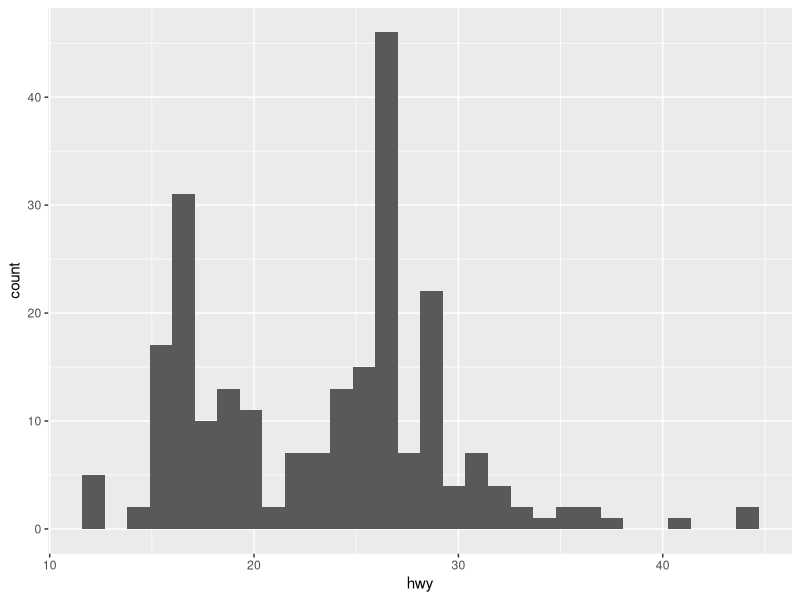
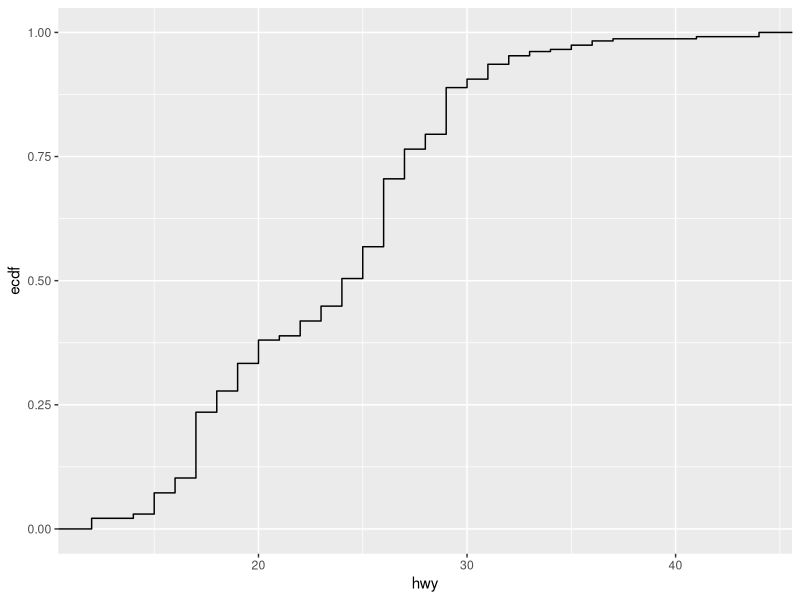
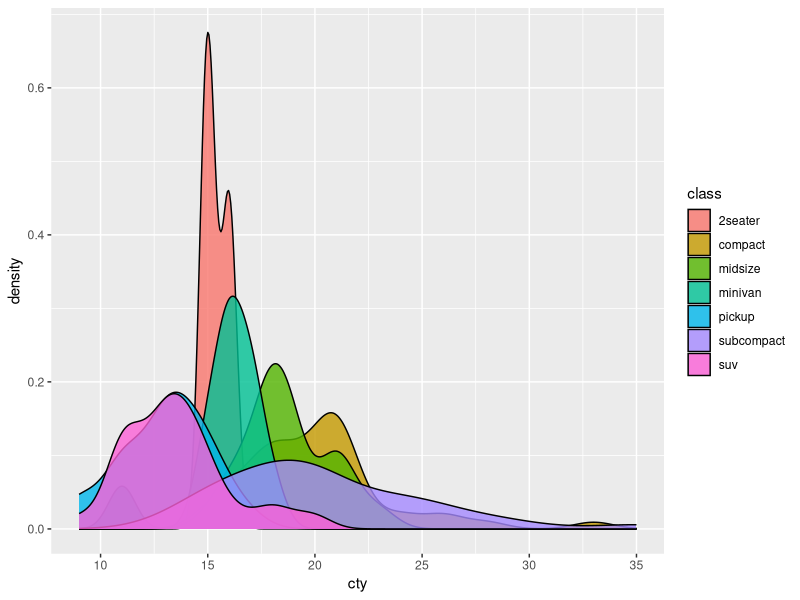
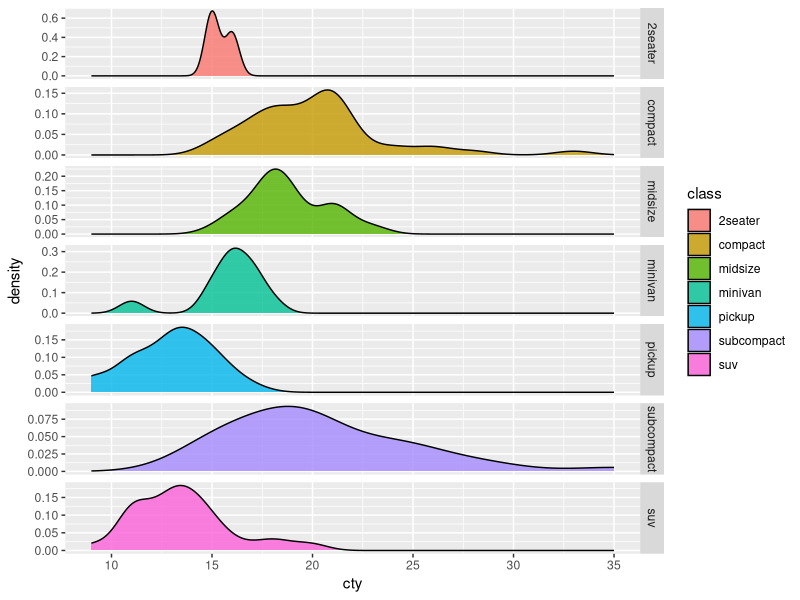
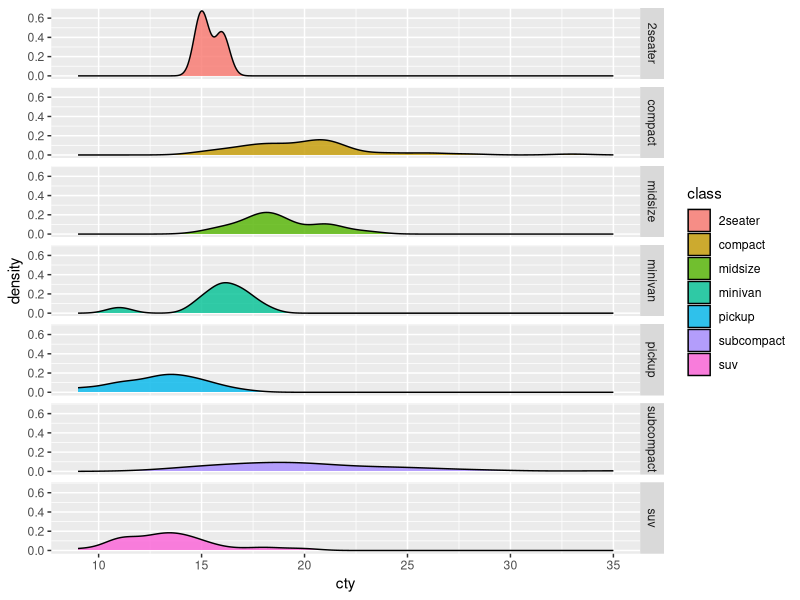
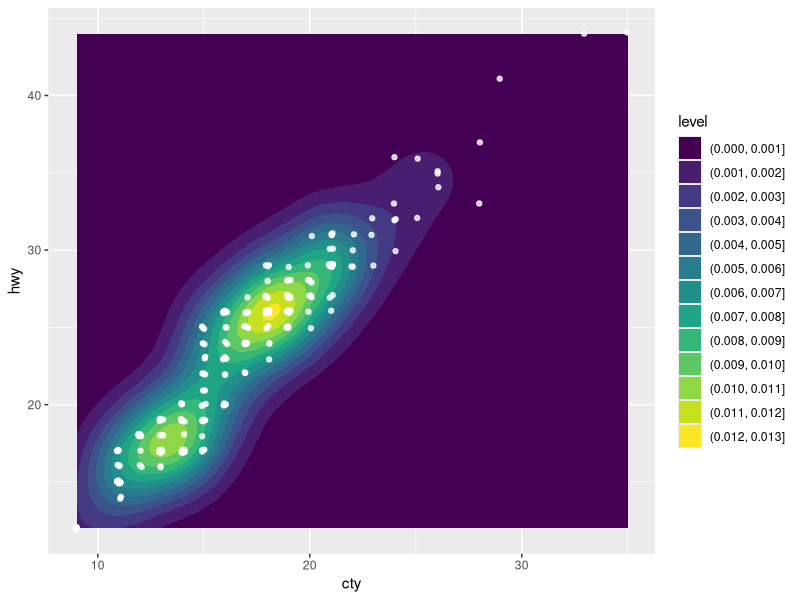
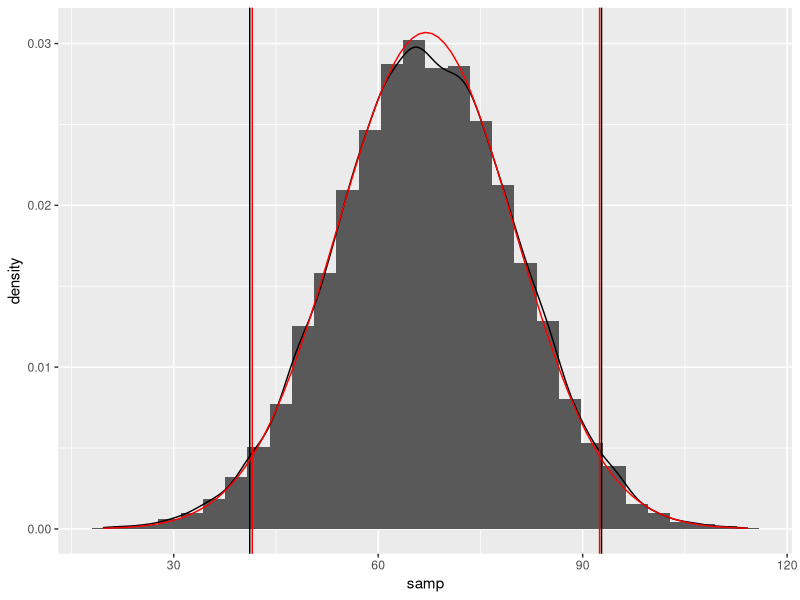

The R script that drew these images, in order: (Note: this script raises an error after producing the figures.)
## ---- chunk 1
#DO NOT EDIT THIS CHUNK OR ANYTHING ABOVE IT!
knitr::opts_chunk$set(echo = TRUE, eval = TRUE, fig.align = "center", warning = F, message = F, tidy=T, tidy.opts=list(width.cutoff=50))
## ---- chunk 2
library(ggplot2)
gg <- ggplot(mpg, aes(x = hwy)) + geom_histogram()
gg2 <- ggplot(mpg, aes(x = hwy)) + stat_ecdf()
gg
gg2
mean(mpg$hwy <= 20)
## ---- chunk 3
gg3 <- ggplot(mpg, aes(x = cty, fill = class)) + 
  geom_density(alpha = 0.8)
gg3

## ---- chunk 4
gg4 = gg3 + facet_grid(class~., scales = "free_y")
gg5 = gg3 + facet_grid(class~.)
gg4
gg5
## ---- chunk 5
gg6 <- ggplot(mpg, aes(cty, hwy)) + geom_density2d_filled() + 
  geom_jitter(alpha = 0.8, color = "white", width = 0.1, height = 0.1)
gg6
## ---- chunk 6
pnorm(60, mean = 67, sd = 13)
1 - pnorm(85, mean = 67, sd = 13)
qnorm(p = 0.98, mean = 67, sd = 13)
## ---- chunk 7
set.seed(322) #leave this line alone

samp <- rnorm(n=10000, mean=67, sd=13)

mean(samp < 60)
mean(samp > 85)
quantile(samp, .98)
## ---- chunk 8
library(ggplot2)
df <- as.data.frame(samp)
lower <- quantile(samp, 0.025)
upper <- quantile(samp, 0.975)
lower2 <- qnorm(p= 0.025, mean = 67, sd = 13)
upper2 <- qnorm(p = 0.975, mean = 67, sd = 13)
gg = ggplot(df, aes(x=samp)) + geom_histogram(aes(y=..density..)) + 
  geom_density() + geom_vline(xintercept=lower) + 
  geom_vline(xintercept=upper) + geom_line(stat = "function", fun=dnorm, 
  args = list(mean=67, sd = 13), color = "red") + 
  geom_vline(xintercept= lower2, color = "red") + 
  geom_vline(xintercept= upper2, color = "red")
gg
## ---- chunk 9
library(dplyr)
quakes %>% filter(depth > median(depth)) %>% summarize(mean(mag))
quakes %>% filter(depth < median(depth)) %>% summarize(mean(mag))
## ---- chunk 10
quakes %>% mutate(depth_m = depth*1000)
head(quakes)
## ---- chunk 11
library(tidyverse)
library(maps) #install.packages("maps") if not on the servers
world <- map_data("world")

ggplot(quakes)+geom_point(aes(long,lat,color=depth))+geom_polygon(aes(long, lat, group=group), data = world, fill = "red") + xlim(150,200)+ylim(-50,0) + 
  coord_map()
## ---- chunk 12
## DO NOT DELETE OR MODIFY THIS CHUNK: IT MUST BE PRESENT TO RECEIVE CREDIT FOR THE ASSIGNMENT
sessionInfo(); Sys.time(); Sys.info()
